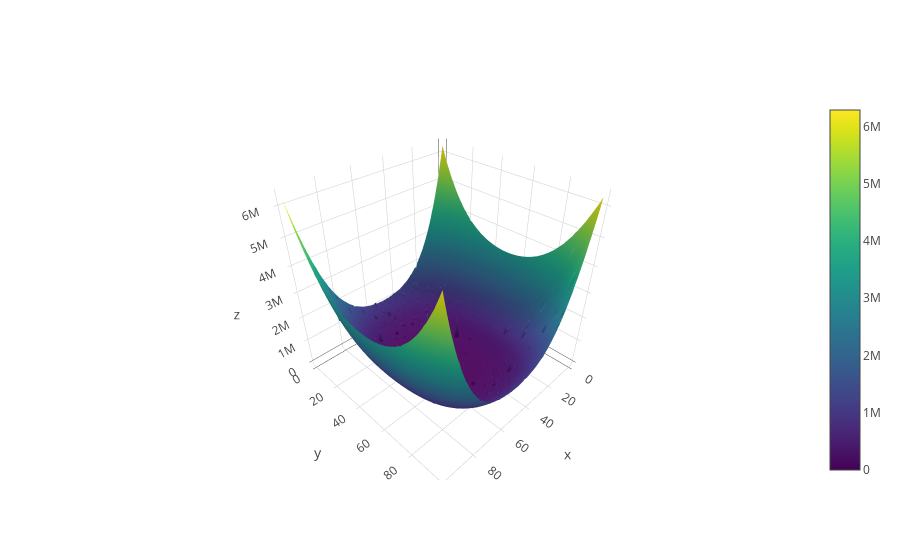

Source (notebook cell):
### Code cell
init_notebook_mode(connected=True)

x = np.linspace(-30, 30, 100)
y = np.linspace(-30, 30, 100)
Y, X = np.meshgrid(x, y)
Z = z(X, Y)

trace = go.Surface(z=Z, colorscale='Viridis')
iplot([trace])

### Figure 1 — Plotly figure (JSON) as saved in the notebook; plotly's stock layout.template omitted (floating-point values rounded to 4 significant figures; data arrays with more than 128 entries replaced by an {"elided": "..."} marker saying what was removed)
{"data": [{"colorscale": "Viridis", "type": "surface", "uid": "aafe489e-ffce-11e8-8b04-f45c89af3147", "z": {"elided": "100x100 float values"}}], "layout": {}}
